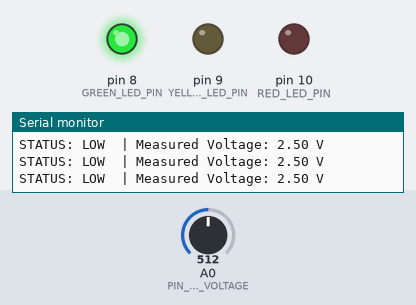
This sketch was run on a simulated Arduino Uno, built with avr-gcc and run on an emulated ATmega328P. Shown: output pins drawn as LEDs (lit = HIGH), the last lines printed to the serial monitor. The inputs (shaded band) are chosen by the test bench; at power-on: A0 (PIN_OUTPUT_VOLTAGE) = 512.

Above: at 1.2 s.
1.3 s: A0 (PIN_OUTPUT_VOLTAGE) set to 599
2.8 s: A0 (PIN_OUTPUT_VOLTAGE) set to 630
At 4.0 s:
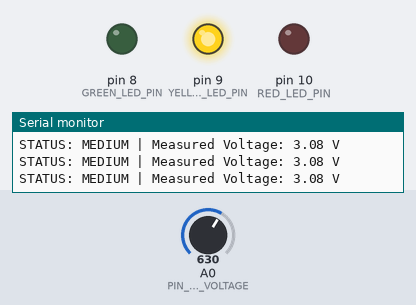
4.3 s: A0 (PIN_OUTPUT_VOLTAGE) set to 806
5.8 s: A0 (PIN_OUTPUT_VOLTAGE) set to 827
At 6.9 s:
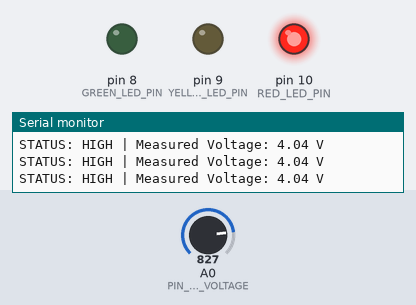
7.3 s: A0 (PIN_OUTPUT_VOLTAGE) set to 716
At 8.4 s:
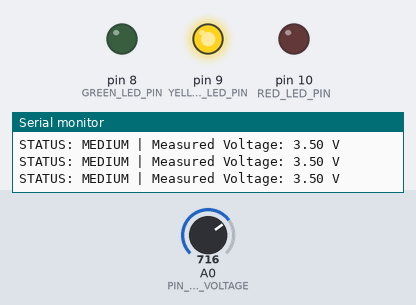
8.9 s: A0 (PIN_OUTPUT_VOLTAGE) set to 900
At 9.8 s:
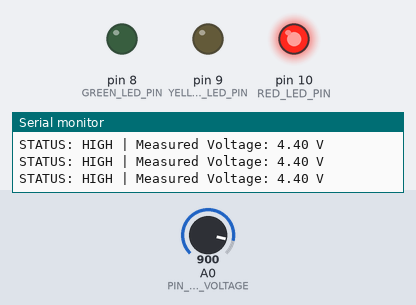
Timing chart, 0 to 11.5 s (numbered marks = the images above; inputs shaded):
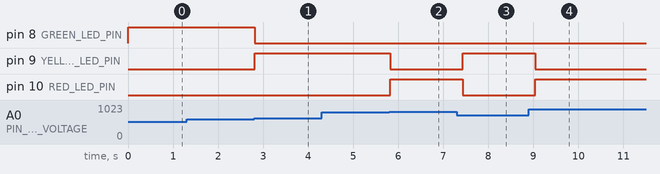

The sketch:

voltage-levels.ino
```cpp
int RED_LED_PIN = 10;
int YELLOW_LED_PIN = 9;
int GREEN_LED_PIN = 8;
int PIN_OUTPUT_VOLTAGE = A0;
float outputVoltage;

void setup() {
  Serial.begin(9600);
  pinMode(GREEN_LED_PIN, OUTPUT);                         // configure GREEN LED pin as output
  pinMode(YELLOW_LED_PIN, OUTPUT);                        // configure YELLOW LED pin as output
  pinMode(RED_LED_PIN, OUTPUT);                           // configure RED LED pin as output
  pinMode(PIN_OUTPUT_VOLTAGE, INPUT);                     // configure analog input pin
}

void loop() {
  int rawValue = analogRead(PIN_OUTPUT_VOLTAGE);          // read raw value (0–1023)
  outputVoltage = (rawValue * 5.0) / 1023.0;              // convert to voltage (0–5 V)

  // --- Voltage ranges with LED indicators ---
  if (outputVoltage < 3.0) {
    digitalWrite(GREEN_LED_PIN, HIGH);                    // turn GREEN LED on
    digitalWrite(YELLOW_LED_PIN, LOW);
    digitalWrite(RED_LED_PIN, LOW);
    Serial.print("STATUS: LOW  | ");                      // improved print
  }
  else if (outputVoltage >= 3.0 && outputVoltage <= 4.0) {
    digitalWrite(GREEN_LED_PIN, LOW);
    digitalWrite(YELLOW_LED_PIN, HIGH);                   // turn YELLOW LED on
    digitalWrite(RED_LED_PIN, LOW);
    Serial.print("STATUS: MEDIUM | ");                    // improved print
  }
  else if (outputVoltage > 4.0) {
    digitalWrite(GREEN_LED_PIN, LOW);
    digitalWrite(YELLOW_LED_PIN, LOW);
    digitalWrite(RED_LED_PIN, HIGH);                      // turn RED LED on
    Serial.print("STATUS: HIGH | ");                      // improved print
  }

  // --- Print measured voltage with 2 decimals ---
  Serial.print("Measured Voltage: ");
  Serial.print(outputVoltage, 2);                         // print voltage with 2 decimals
  Serial.println(" V");

  delay(200);                                             // small delay for easier reading
}
```

Measured:
- the behaviour switches between 613 and 614 on A0 (PIN_OUTPUT_VOLTAGE) (found by bisection; images 0 and 1)
- the behaviour switches between 818 and 819 on A0 (PIN_OUTPUT_VOLTAGE) (found by bisection; images 1 and 2)
- after the input at 2.8 s, pin 8 (GREEN_LED_PIN): HIGH → LOW at once; pin 9 (YELLOW_LED_PIN): LOW → HIGH at once
- after the input at 5.8 s, pin 9 (YELLOW_LED_PIN): HIGH → LOW at once; pin 10 (RED_LED_PIN): LOW → HIGH at once
- after the input at 7.3 s, pin 9 (YELLOW_LED_PIN): LOW → HIGH after 0.13 s; pin 10 (RED_LED_PIN): HIGH → LOW after 0.13 s
- after the input at 8.9 s, pin 9 (YELLOW_LED_PIN): HIGH → LOW after 0.14 s; pin 10 (RED_LED_PIN): LOW → HIGH after 0.14 s
